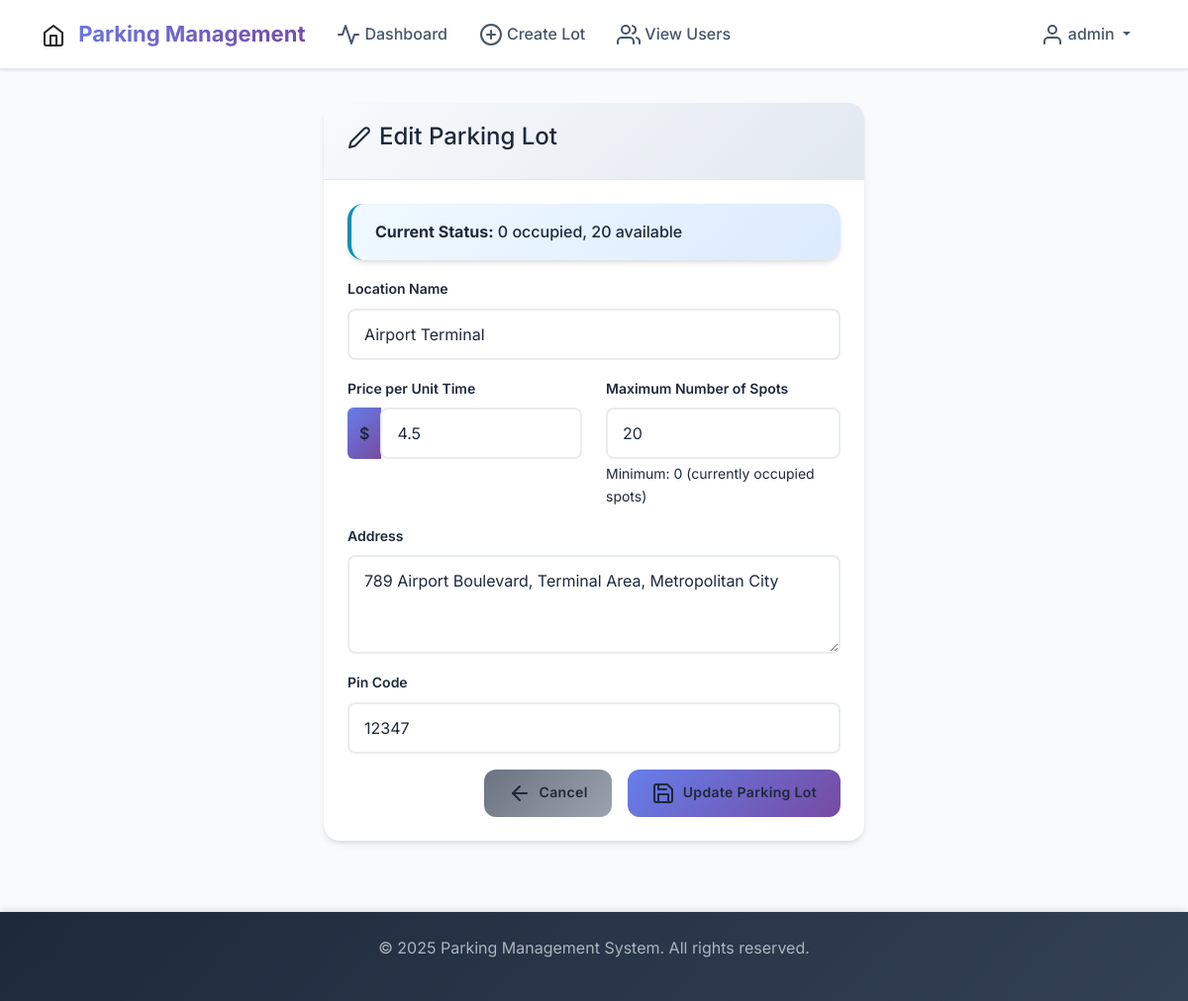
Page /admin/edit_lot/6 (signed in) on the committed database.
### app_models.py (models this page shows, shortened)
class User(UserMixin, db.Model):
    __tablename__ = 'users'
    id = db.Column(db.Integer, primary_key=True)
    username = db.Column(db.String(80), unique=True, nullable=False)
    email = db.Column(db.String(120), unique=True, nullable=False)
    password_hash = db.Column(db.String(256), nullable=False)
    is_admin = db.Column(db.Boolean, default=False, nullable=False)
    created_at = db.Column(db.DateTime, default=datetime.utcnow)
    reservations = db.relationship('Reservation', backref='user', lazy=True, cascade='all, delete-orphan')

class ParkingLot(db.Model):
    __tablename__ = 'parking_lots'
    id = db.Column(db.Integer, primary_key=True)
    prime_location_name = db.Column(db.String(200), nullable=False)
    price = db.Column(db.Float, nullable=False)  # parking_cost per unit time
    address = db.Column(db.Text, nullable=False)
    pin_code = db.Column(db.String(10), nullable=False)
    maximum_number_of_spots = db.Column(db.Integer, nullable=False)
    created_at = db.Column(db.DateTime, default=datetime.utcnow)
    parking_spots = db.relationship('ParkingSpot', backref='parking_lot', lazy=True, cascade='all, delete-orphan')
    @property
    def available_spots_count(self):
        return ParkingSpot.query.filter_by(lot_id=self.id, status='A').count()
    @property
    def occupied_spots_count(self):
        return ParkingSpot.query.filter_by(lot_id=self.id, status='O').count()

### routes.py (the view, shortened to what this page needs)
@app.route('/admin/edit_lot/<int:lot_id>', methods=['GET', 'POST'])
@login_required
def edit_lot(lot_id):
    if not current_user.is_admin:
        flash('Access denied. Admin privileges required.', 'error')
        return redirect(url_for('user_dashboard'))
    lot = ParkingLot.query.get_or_404(lot_id)
    form = ParkingLotForm(obj=lot)
    return render_template('admin/edit_lot.html', form=form, lot=lot)

### app.py (called while the page is built)
@login_manager.user_loader
def load_user(user_id):
    from app_models import User
    return User.query.get(int(user_id))

### templates/admin/edit_lot.html (shortened to what this page needs)
{% extends "base.html" %}
{% block content %}
<div class="row justify-content-center">
    <div class="col-md-8 col-lg-6">
        <div class="card">
            <div class="card-header">
                <h4><i data-feather="edit-2" class="me-2"></i>Edit Parking Lot</h4>
            </div>
            <div class="card-body">
                <div class="alert alert-info">
                    <strong>Current Status:</strong> {{ lot.occupied_spots_count }} occupied, {{ lot.available_spots_count }} available
                </div>
                <form method="POST" novalidate>
                    <div class="mb-3">
                        {{ form.prime_location_name.label(class="form-label") }}
                        {{ form.prime_location_name(class="form-control" + (" is-invalid" if form.prime_location_name.errors else ""), required=True) }}
                    </div>
                    <div class="row">
                        <div class="col-md-6">
                            <div class="mb-3">
                                {{ form.price.label(class="form-label") }}
                                <div class="input-group">
                                    <span class="input-group-text">$</span>
                                    {{ form.price(class="form-control" + (" is-invalid" if form.price.errors else ""), required=True, min=0.01, step=0.01) }}
                                </div>
                            </div>
                        </div>
                        <div class="col-md-6">
                            <div class="mb-3">
                                {{ form.maximum_number_of_spots.label(class="form-label") }}
                                {{ form.maximum_number_of_spots(class="form-control" + (" is-invalid" if form.maximum_number_of_spots.errors else ""), required=True, min=lot.occupied_spots_count, max=1000) }}
                                <div class="form-text">
                                    Minimum: {{ lot.occupied_spots_count }} (currently occupied spots)
                                </div>
                            </div>
                        </div>
                    </div>
                    <div class="mb-3">
                        {{ form.address.label(class="form-label") }}
                        {{ form.address(class="form-control" + (" is-invalid" if form.address.errors else ""), rows=3, required=True) }}
                    </div>
                    <div class="mb-3">
                        {{ form.pin_code.label(class="form-label") }}
                        {{ form.pin_code(class="form-control" + (" is-invalid" if form.pin_code.errors else ""), required=True, minlength=5, maxlength=10) }}
                    </div>
                    <div class="d-grid gap-2 d-md-flex justify-content-md-end">
                        <a href="{{ url_for('admin_dashboard') }}" class="btn btn-secondary me-md-2">
                            <i data-feather="arrow-left" class="me-2"></i>Cancel
                        </a>
                        <button type="submit" class="btn btn-primary">
                            <i data-feather="save" class="me-2"></i>Update Parking Lot
                        </button>
                    </div>
                </form>
            </div>
        </div>
    </div>
</div>
{% endblock %}

### templates/base.html (shortened to what this page needs)
<!DOCTYPE html>
<html lang="en" data-bs-theme="light">
<head>
    <link href="https://cdn.jsdelivr.net/npm/bootswatch@5.3.0/dist/darkly/bootstrap.min.css" rel="stylesheet">
    <link href="https://cdnjs.cloudflare.com/ajax/libs/feather-icons/4.29.0/feather.min.css" rel="stylesheet">
    <link href="{{ url_for('static', filename='css/custom.css') }}" rel="stylesheet">
</head>
<body>
    <nav class="navbar navbar-expand-lg fixed-top">
        <div class="container">
            <a class="navbar-brand" href="{{ url_for('index') }}">
                <i data-feather="home" class="me-2"></i>
                Parking Management
            </a>
            <div class="collapse navbar-collapse" id="navbarNav">
                <ul class="navbar-nav me-auto">
                    {% if current_user.is_authenticated %}
                        {% if current_user.is_admin %}
                            <li class="nav-item">
                                <a class="nav-link" href="{{ url_for('admin_dashboard') }}">
                                    <i data-feather="activity" class="me-1"></i>Dashboard
                                </a>
                            </li>
                            <li class="nav-item">
                                <a class="nav-link" href="{{ url_for('create_lot') }}">
                                    <i data-feather="plus-circle" class="me-1"></i>Create Lot
                                </a>
                            </li>
                            <li class="nav-item">
                                <a class="nav-link" href="{{ url_for('view_users') }}">
                                    <i data-feather="users" class="me-1"></i>View Users
                                </a>
                            </li>
                        {% endif %}
                    {% endif %}
                </ul>
                <div class="d-flex align-items-center">
                    {% if current_user.is_authenticated %}
                        <div class="dropdown">
                            <a class="nav-link dropdown-toggle" href="#" role="button" data-bs-toggle="dropdown">
                                <i data-feather="user" class="me-1"></i>{{ current_user.username }}
                            </a>
                        </div>
                    {% endif %}
                </div>
            </div>
        </div>
    </nav>
    <main class="py-4" style="margin-top: 80px;">
        <div class="container">
            {% block content %}{% endblock %}
        </div>
    </main>
    <footer class="bg-dark text-light mt-5 py-4">
        <div class="container text-center">
            <p>&copy; 2025 Parking Management System. All rights reserved.</p>
        </div>
    </footer>
</body>
</html>

### static/css/custom.css (style rules this page uses)
:root { --bs-font-family-base: 'Inter', 'Segoe UI', Tahoma, Geneva, Verdana, sans-serif; --parking-primary: #2563eb; --parking-secondary: #64748b; --parking-success: #059669; --parking-danger: #dc2626; --parking-warning: #d97706; --parking-info: #0891b2; --parking-gradient: linear-gradient(135deg, #667eea 0%, #764ba2 100%); --parking-card-shadow: 0 4px 6px -1px rgba(0, 0, 0, 0.1), 0 2px 4px -1px rgba(0, 0, 0, 0.06); --parking-card-shadow-hover: 0 10px 15px -3px rgba(0, 0, 0, 0.1), 0 4px 6px -2px rgba(0, 0, 0, 0.05); }
body { font-family: var(--bs-font-family-base); line-height: 1.6; background-color: #f8fafc; color: #1e293b !important; }
p, h1, h2, h3, h4, h5, h6, .lead, .text-muted { color: inherit !important; }
[data-bs-theme="dark"] .card-body *, [data-bs-theme="light"] .card-body * { color: #1e293b !important; }
.card { border: none; box-shadow: var(--parking-card-shadow); transition: all 0.3s ease; border-radius: 1rem; background: white; backdrop-filter: blur(10px); }
.card-header { background: linear-gradient(135deg, #f8fafc 0%, #e2e8f0 100%); border-bottom: 1px solid #e2e8f0; border-radius: 1rem 1rem 0 0 !important; padding: 1.25rem 1.5rem; font-weight: 600; color: #1e293b; }
.card-body { padding: 1.5rem; }
.btn { border-radius: 0.75rem; font-weight: 600; transition: all 0.3s ease; border: none; padding: 0.75rem 1.5rem; font-size: 0.875rem; letter-spacing: 0.025em; position: relative; overflow: hidden; }
.btn-primary { background: var(--parking-gradient); color: white; }
.btn-secondary { background: linear-gradient(135deg, #6b7280 0%, #9ca3af 100%); color: white; }
.btn::before { content: ''; position: absolute; top: 0; left: -100%; width: 100%; height: 100%; background: linear-gradient(90deg, transparent, rgba(255, 255, 255, 0.2), transparent); transition: left 0.5s; }
.form-control, .form-select { border-radius: 0.75rem; border: 2px solid #e2e8f0; transition: all 0.3s ease; padding: 0.75rem 1rem; font-size: 0.875rem; background-color: #f8fafc; }
.form-label { font-weight: 600; color: #374151; margin-bottom: 0.5rem; font-size: 0.875rem; }
.input-group .form-control { border-radius: 0.75rem 0 0 0.75rem; }
.input-group-text { background: var(--parking-gradient); color: white; border: none; font-weight: 600; }
.alert { border: none; border-radius: 1rem; box-shadow: var(--parking-card-shadow); border-left: 4px solid; padding: 1rem 1.5rem; font-weight: 500; }
.alert-info { background: linear-gradient(135deg, #f0f9ff 0%, #dbeafe 100%); color: #1e40af; border-left-color: var(--parking-info); }
.navbar { backdrop-filter: blur(10px); background: rgba(255, 255, 255, 0.95) !important; border-bottom: 1px solid #e2e8f0; box-shadow: 0 1px 3px 0 rgba(0, 0, 0, 0.1); padding: 0.75rem 0; }
.navbar-brand { font-weight: 700; font-size: 1.375rem; background: var(--parking-gradient); -webkit-background-clip: text; -webkit-text-fill-color: transparent; background-clip: text; transition: all 0.3s ease; }
.nav-link { font-weight: 500; transition: all 0.3s ease; border-radius: 0.5rem; padding: 0.5rem 0.75rem !important; margin: 0 0.25rem; color: #475569 !important; }
footer { margin-top: auto; }
.input-group .form-control { border-radius: 0.5rem 0 0 0.5rem; }
.card, .stats-card, .alert { animation: slideIn 0.6s ease-out; }
footer { background: linear-gradient(135deg, #1e293b 0%, #334155 100%) !important; color: white; box-shadow: 0 -4px 6px -1px rgba(0, 0, 0, 0.1); }
.container .form-control { border-radius: 8px !important; border: 2px solid #e9ecef !important; padding: 12px 15px !important; transition: all 0.3s ease !important; font-size: 1rem !important; background-color: #ffffff !important; }

### rows in the picture
User: username "admin"
ParkingLot: prime_location_name "Airport Terminal", price "4.5", maximum_number_of_spots "20", address "789 Airport Boulevard, Terminal Area, Metropolitan City", pin_code "12347"

### other values in the picture
{{ lot.occupied_spots_count }} "0"
{{ lot.available_spots_count }} "20"
